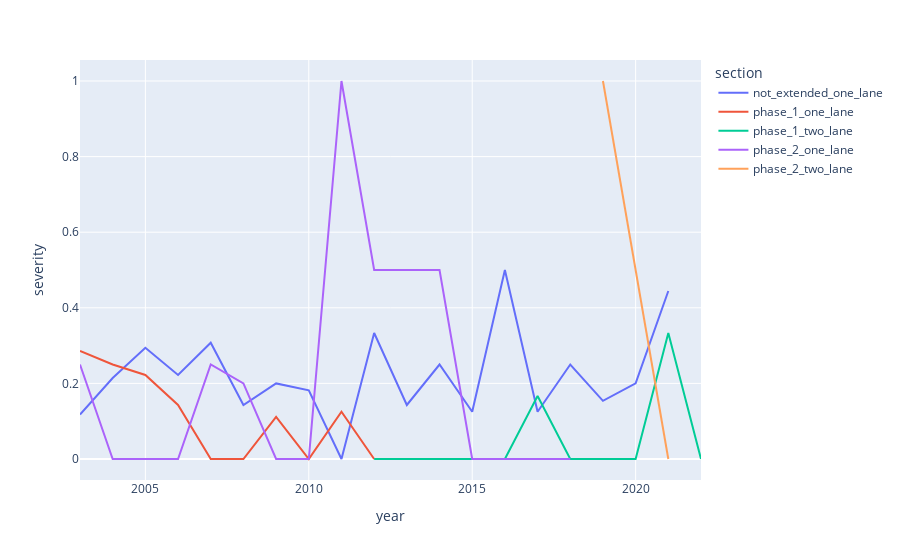

The notebook cell this image was saved under:
### Code cell
(
    df_90
    >> group_by(_.section, _.year)
    >> summarize(severity=(_.accident_severity=='קטלנית').sum() / (_.year != 0).sum())
    >> pipe(lambda x: px.line(x, x='year', y='severity', color='section'))
)

### Figure 1 — Plotly figure (JSON) as saved in the notebook; plotly's stock layout.template omitted (floating-point values rounded to 4 significant figures)
{"data": [{"hovertemplate": "section=not_extended_one_lane<br>year=%{x}<br>severity=%{y}<extra></extra>", "legendgroup": "not_extended_one_lane", "line": {"color": "#636efa", "dash": "solid"}, "marker": {"symbol": "circle"}, "mode": "lines", "name": "not_extended_one_lane", "orientation": "v", "showlegend": true, "type": "scatter", "x": [2003, 2004, 2005, 2006, 2007, 2008, 2009, 2010, 2011, 2012, 2013, 2014, 2015, 2016, 2017, 2018, 2019, 2020, 2021], "xaxis": "x", "y": [0.1176, 0.2143, 0.2941, 0.2222, 0.3077, 0.1429, 0.2, 0.1818, 0, 0.3333, 0.1429, 0.25, 0.125, 0.5, 0.125, 0.25, 0.1538, 0.2, 0.4444], "yaxis": "y"}, {"hovertemplate": "section=phase_1_one_lane<br>year=%{x}<br>severity=%{y}<extra></extra>", "legendgroup": "phase_1_one_lane", "line": {"color": "#EF553B", "dash": "solid"}, "marker": {"symbol": "circle"}, "mode": "lines", "name": "phase_1_one_lane", "orientation": "v", "showlegend": true, "type": "scatter", "x": [2003, 2004, 2005, 2006, 2007, 2008, 2009, 2010, 2011, 2012], "xaxis": "x", "y": [0.2857, 0.25, 0.2222, 0.1429, 0, 0, 0.1111, 0, 0.125, 0], "yaxis": "y"}, {"hovertemplate": "section=phase_1_two_lane<br>year=%{x}<br>severity=%{y}<extra></extra>", "legendgroup": "phase_1_two_lane", "line": {"color": "#00cc96", "dash": "solid"}, "marker": {"symbol": "circle"}, "mode": "lines", "name": "phase_1_two_lane", "orientation": "v", "showlegend": true, "type": "scatter", "x": [2012, 2013, 2014, 2015, 2016, 2017, 2018, 2019, 2020, 2021, 2022], "xaxis": "x", "y": [0, 0, 0, 0, 0, 0.1667, 0, 0, 0, 0.3333, 0], "yaxis": "y"}, {"hovertemplate": "section=phase_2_one_lane<br>year=%{x}<br>severity=%{y}<extra></extra>", "legendgroup": "phase_2_one_lane", "line": {"color": "#ab63fa", "dash": "solid"}, "marker": {"symbol": "circle"}, "mode": "lines", "name": "phase_2_one_lane", "orientation": "v", "showlegend": true, "type": "scatter", "x": [2003, 2004, 2005, 2006, 2007, 2008, 2009, 2010, 2011, 2012, 2014, 2015, 2018], "xaxis": "x", "y": [0.25, 0, 0, 0, 0.25, 0.2, 0, 0, 1, 0.5, 0.5, 0, 0], "yaxis": "y"}, {"hovertemplate": "section=phase_2_two_lane<br>year=%{x}<br>severity=%{y}<extra></extra>", "legendgroup": "phase_2_two_lane", "line": {"color": "#FFA15A", "dash": "solid"}, "marker": {"symbol": "circle"}, "mode": "lines", "name": "phase_2_two_lane", "orientation": "v", "showlegend": true, "type": "scatter", "x": [2019, 2021], "xaxis": "x", "y": [1, 0], "yaxis": "y"}], "layout": {"legend": {"title": {"text": "section"}, "tracegroupgap": 0}, "margin": {"t": 60}, "xaxis": {"anchor": "y", "domain": [0, 1], "title": {"text": "year"}}, "yaxis": {"anchor": "x", "domain": [0, 1], "title": {"text": "severity"}}}}
